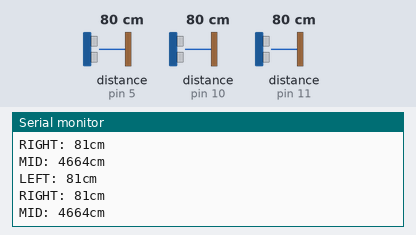
Recording of a sketch running on a simulated Arduino Uno, built with avr-gcc and run on an emulated ATmega328P. Shown: the last lines printed to the serial monitor. The inputs (shaded band) are chosen by the test bench; at power-on: distance to the obstacle (sensors on pin 11, pin 5, pin 10) 80 cm. The echo pulse lasts 58.3 µs per cm.

Above: at 2.3 s.
2.4 s: distance to the obstacle (sensor on pin 11) set to 250 cm
At 3.0 s:
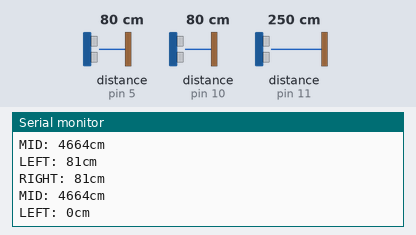
6.6 s: distance to the obstacle (sensor on pin 5) set to 2 cm
At 8.0 s:
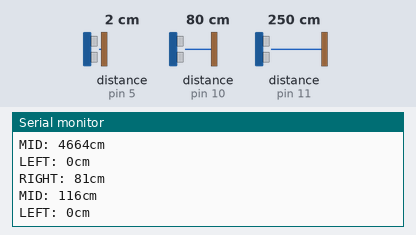
8.1 s: distance to the obstacle (sensor on pin 10) set to 2 cm
At 8.6 s:
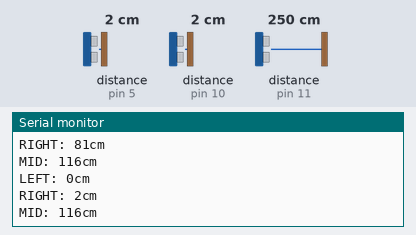
9.6 s: distance to the obstacle (sensor on pin 5) set to 4 cm
At 10.1 s:
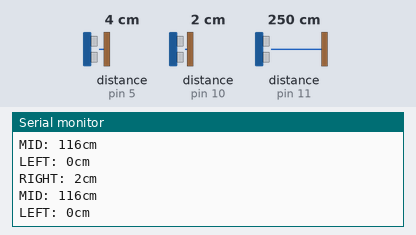
11.1 s: distance to the obstacle (sensor on pin 10) set to 4 cm
At 11.6 s:
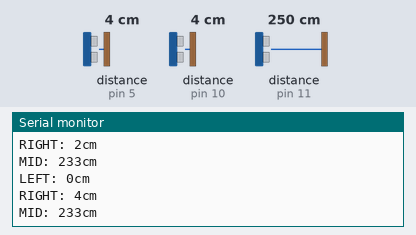
12.6 s: distance to the obstacle (sensor on pin 11) set to 2 cm
At 13.1 s:
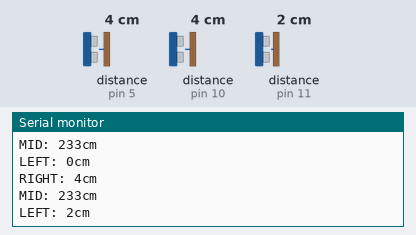
Timing chart, 0 to 15.1 s (numbered marks = the images above; inputs shaded):
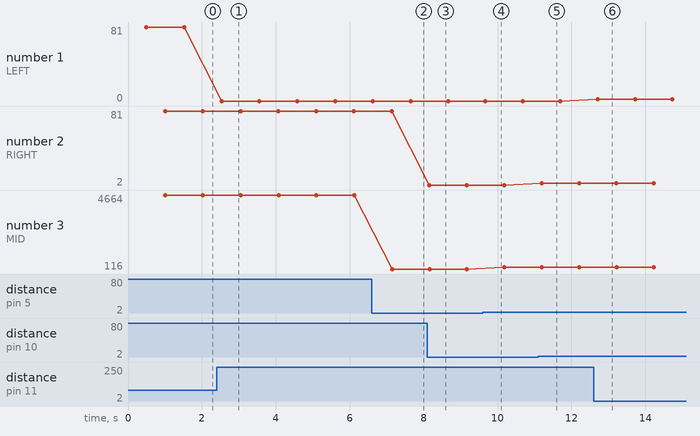

The sketch:

pingtest.ino
```cpp
// ---------------------------------------------------------------------------
// Example NewPing library sketch that does a ping about 20 times per second.
// ---------------------------------------------------------------------------

#include <NewPing.h>

#define TRIGGER_PIN3  6  // Arduino pin tied to trigger pin on the ultrasonic sensor.
#define ECHO_PIN3     5  // Arduino pin tied to echo pin on the ultrasonic sensor.

#define TRIGGER_PIN  12  // Arduino pin tied to trigger pin on the ultrasonic sensor.
#define ECHO_PIN     11  // Arduino pin tied to echo pin on the ultrasonic sensor.

#define TRIGGER_PIN2  9  // Arduino pin tied to trigger pin on the ultrasonic sensor.
#define ECHO_PIN2     10  // Arduino pin tied to echo pin on the ultrasonic sensor.

#define MAX_DISTANCE 200 // Maximum distance we want to ping for (in centimeters). Maximum sensor distance is rated at 400-500cm.

NewPing sonar(TRIGGER_PIN, ECHO_PIN, MAX_DISTANCE); // NewPing setup of pins and maximum distance.

NewPing sonar2(TRIGGER_PIN2, ECHO_PIN2, MAX_DISTANCE); // NewPing setup of pins and maximum distance.

NewPing sonar3(TRIGGER_PIN3, ECHO_PIN3, MAX_DISTANCE); // NewPing setup of pins and maximum distance.

void setup() {
  Serial.begin(115200); // Open serial monitor at 115200 baud to see ping results.
}

void loop() {
  delay(500);                     // Wait 50ms between pings (about 20 pings/sec). 29ms should be the shortest delay between pings.
  Serial.print("LEFT: ");
  Serial.print(sonar.ping_cm()); // Send ping, get distance in cm and print result (0 = outside set distance range)
  //Serial.print(sonar.ping());
  Serial.println("cm");
  delay(500);                     // Wait 50ms between pings (about 20 pings/sec). 29ms should be the shortest delay between pings.
  Serial.print("RIGHT: ");
  Serial.print(sonar2.ping_cm()); // Send ping, get distance in cm and print result (0 = outside set distance range)
  //Serial.print(sonar2.ping());
  Serial.println("cm");
  Serial.print("MID: ");
  //Serial.print(sonar3.ping_cm()); // Send ping, get distance in cm and print result (0 = outside set distance range)
  Serial.print(sonar3.ping());
  Serial.println("cm");
}
```

Measured:
- after the input at 2.4 s, the serial monitor: prints a new line after 0.13 s (image 1)
- after the input at 6.6 s, the serial monitor: prints a new line after 0.55 s (image 2)
- after the input at 8.1 s, the serial monitor: prints a new line after 0.06 s (image 3)
- after the input at 11.1 s, the serial monitor: prints a new line after 0.10 s (image 5)
- after the input at 12.6 s, the serial monitor: prints a new line after 0.12 s (image 6)
- plotted number 1: 81 → 0 after the input at 2.4 s
- plotted number 2: 81 → 2 after the input at 8.1 s, 2 → 4 after the input at 11.1 s
- plotted number 3: 4664 → 116 after the input at 6.6 s, 116 → 233 after the input at 9.6 s
